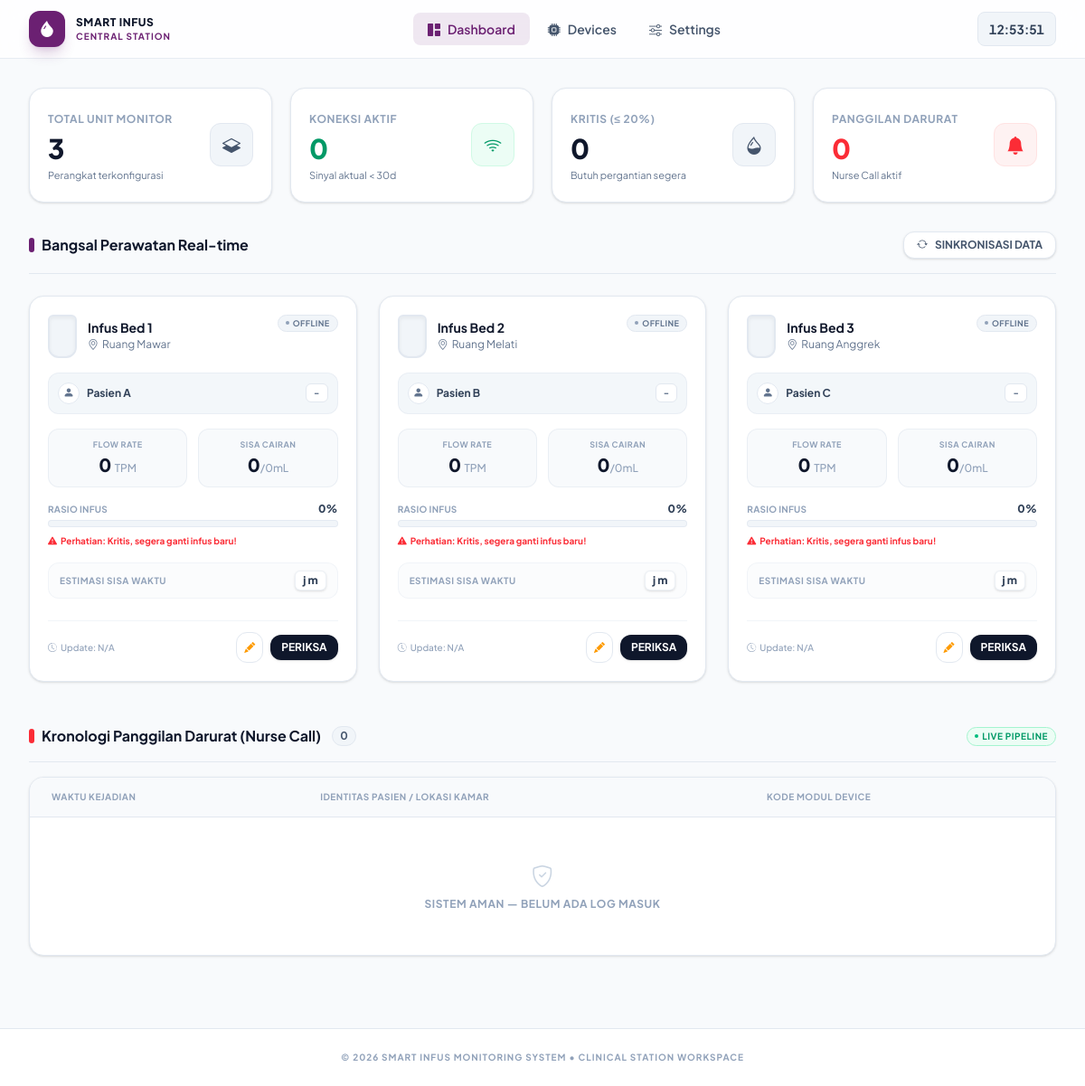
The page / on the database its author committed.
### tables this page shows
CREATE TABLE IF NOT EXISTS `devices` (
  `id`           INT(11)      NOT NULL AUTO_INCREMENT,
  `device_id`    VARCHAR(50)  NOT NULL UNIQUE,
  `nama`         VARCHAR(100) NOT NULL DEFAULT 'Infus',
  `lokasi`       VARCHAR(100) NOT NULL DEFAULT '-',
  `pasien`       VARCHAR(100) NOT NULL DEFAULT '-',
  `no_suster`    VARCHAR(20)  NOT NULL DEFAULT '',
  `no_keluarga`  VARCHAR(20)  NOT NULL DEFAULT '',
  `aktif`        TINYINT(1)   NOT NULL DEFAULT 1,
  `created_at`   TIMESTAMP    NOT NULL DEFAULT CURRENT_TIMESTAMP,
  PRIMARY KEY (`id`)
);

### index.php (the view, shortened to what the rows shown need)
<?php
$db = getDB();
$stmt = $db->query("
    SELECT
        d.id, d.device_id, d.nama, d.lokasi, d.pasien,
        i.tpm, i.volume_sisa, i.volume_awal, i.persen,
        i.estimasi_jam, i.estimasi_mnt, i.total_tetes,
        i.nurse_call, i.mode, i.created_at AS last_update
    FROM devices d
    LEFT JOIN infus_data i
        ON i.id = (
            SELECT id FROM infus_data
            WHERE device_id = d.device_id
            ORDER BY created_at DESC LIMIT 1
        )
    WHERE d.aktif = 1
    ORDER BY d.id ASC
");
$devices = $stmt->fetchAll();
$logStmt = $db->query("
    SELECT n.*, d.nama, d.lokasi, d.pasien
    FROM nurse_call_log n
    LEFT JOIN devices d ON d.device_id = n.device_id
    ORDER BY n.created_at DESC
    LIMIT 20
");
$nurseLogs = $logStmt->fetchAll();
?>
<!DOCTYPE html>
<html lang="id">
<head>
  <link rel="stylesheet" href="assets/css/style.css" />
  <link rel="stylesheet" href="https://cdn.jsdelivr.net/npm/bootstrap-icons@1.11.3/font/bootstrap-icons.min.css" />
</head>
<body class="bg-slate-50 text-slate-800 min-h-screen flex flex-col selection:bg-[#6b2072]/10 selection:text-[#6b2072] pb-16 md:pb-0">
  <main class="max-w-7xl mx-auto w-full px-4 sm:px-6 lg:px-8 py-8 flex-1">
    <div class="flex flex-col sm:flex-row sm:items-center sm:justify-between border-b border-slate-200 pb-4 mb-6 gap-3">
      <div>
        <h2 class="text-base font-bold text-slate-900 flex items-center gap-2">
          <span class="w-1.5 h-4 bg-[#6b2072] rounded-full inline-block"></span>
          Bangsal Perawatan Real-time
        </h2>
      </div>
    </div>
    <div class="grid grid-cols-1 md:grid-cols-2 lg:grid-cols-3 gap-6">
      <?php foreach ($devices as $dev):
        $persen      = $dev['persen'] ?? 0;
        $isOnline    = $dev['last_update'] && (strtotime($dev['last_update']) >= time() - 30);
        $isNurse     = (bool)$dev['nurse_call'];
        if ($isNurse) {
            $statusColor = 'border-red-500 ring-4 ring-red-500/10 bg-red-50/30';
            $barColor    = 'bg-red-500';
            $liquidColor = 'bg-red-400';
        } elseif ($persen <= 10 && $persen > 0) {
            $statusColor = 'border-amber-400 ring-4 ring-amber-500/5 bg-amber-50/20';
            $barColor    = 'bg-amber-500';
            $liquidColor = 'bg-amber-400';
        } else {
            $statusColor = 'border-slate-200 hover:border-slate-300 bg-white';
            $liquidColor = 'bg-[#6b2072]/80';
        }
      ?>
      <div id="card-<?= htmlspecialchars($dev['device_id']) ?>"
           data-pasien="<?= htmlspecialchars($dev['pasien']) ?>"
           data-lokasi="<?= htmlspecialchars($dev['lokasi']) ?>"
           class="border rounded-2xl p-5 relative overflow-hidden shadow-sm flex flex-col justify-between transition-all <?= $statusColor ?>">
        <div>
          <div class="flex items-start justify-between gap-2 mb-4">
            <div class="flex items-center gap-3">
              <div class="w-8 h-12 bg-slate-100 border-2 border-slate-200 rounded-t-md rounded-b-xl relative overflow-hidden flex-shrink-0 shadow-inner">
                <div data-role="bottle-liquid" class="absolute bottom-0 inset-x-0 transition-all duration-1000 <?= $liquidColor ?>" style="height: <?= $persen ?>%">
                  <div class="w-full h-1 bg-white/20 absolute top-0"></div>
                </div>
              </div>
              <div>
                <h3 class="text-sm font-bold text-slate-900 leading-tight"><?= htmlspecialchars($dev['nama']) ?></h3>
                <p class="text-xs text-slate-500 flex items-center gap-1 mt-0.5">
                  <i class="bi bi-geo-alt"></i><?= htmlspecialchars($dev['lokasi']) ?>
                </p>
              </div>
            </div>
            <div class="flex flex-col items-end gap-1.5">
              <span data-role="online-badge" class="inline-flex items-center gap-1 px-2 py-0.5 rounded-full text-[9px] font-bold tracking-wider uppercase border <?= $isOnline ? 'bg-emerald-50 text-emerald-700 border-emerald-200' : 'bg-slate-100 text-slate-500 border-slate-200' ?>">
                <span class="w-1 h-1 rounded-full <?= $isOnline ? 'bg-emerald-500 animate-pulse' : 'bg-slate-400' ?>"></span>
                <?= $isOnline ? 'Connected' : 'Offline' ?>
              </span>
            </div>
          </div>
          <div class="bg-slate-100/80 border border-slate-200/60 rounded-xl p-2.5 mb-4 flex items-center justify-between">
            <div class="flex items-center gap-2 truncate">
              <div class="w-6 h-6 bg-white border border-slate-200 rounded-full flex items-center justify-center flex-shrink-0 text-slate-500">
                <i class="bi bi-person-fill text-xs"></i>
              </div>
              <span class="text-xs font-bold text-slate-700 truncate"><?= htmlspecialchars($dev['pasien']) ?></span>
            </div>
            <span data-role="mode-badge" class="text-[10px] font-extrabold bg-white px-2 py-0.5 rounded-md border border-slate-200 text-slate-500 uppercase tracking-wide"><?= htmlspecialchars($dev['mode'] ?? '-') ?></span>
          </div>
          <div class="grid grid-cols-2 gap-3 mb-4">
            <div class="bg-slate-50 border border-slate-200/60 rounded-xl p-2.5 text-center">
              <span class="text-[9px] font-bold text-slate-400 tracking-wider uppercase block">Flow Rate</span>
              <div class="text-xl font-black text-slate-900 mt-0.5">
                <span data-role="tpm-value"><?= number_format($dev['tpm'] ?? 0) ?></span>
                <span class="text-xs font-medium text-slate-400">TPM</span>
              </div>
            </div>
            <div class="bg-slate-50 border border-slate-200/60 rounded-xl p-2.5 text-center">
              <span class="text-[9px] font-bold text-slate-400 tracking-wider uppercase block">Sisa Cairan</span>
<div class="text-xl font-black text-slate-900 mt-0.5">
  <span data-role="volume-display"><?= number_format($dev['volume_sisa'] ?? 0) ?></span><span class="text-xs font-medium text-slate-400">/<?= number_format($dev['volume_awal'] ?? 0) ?>mL</span>
</div>
            </div>
          </div>
          <div class="mb-4">
            <div class="flex items-center justify-between text-[10px] font-bold text-slate-400 uppercase tracking-wide mb-1">
              <span>Rasio Infus</span>
              <span data-role="persen-text" class="text-slate-700 font-extrabold text-xs"><?= number_format($persen,0) ?>%</span>
            </div>
            <div class="w-full h-2 bg-slate-100 border border-slate-200/80 rounded-full overflow-hidden">
            </div>
            <?php if ($persen <= 20): ?>
            <div data-role="low-warning" class="mt-2 text-[10px] font-bold text-red-500 flex items-center gap-1">
              <i class="bi bi-exclamation-triangle-fill"></i> Perhatian: Kritis, segera ganti infus baru!
            </div>
            <?php endif; ?>
          </div>
          <div class="bg-slate-50/60 border border-slate-200/40 rounded-xl px-3 py-2 flex items-center justify-between mb-4">
            <span class="text-[10px] font-bold text-slate-400 uppercase tracking-wider">Estimasi Sisa Waktu</span>
            <span data-role="estimasi-value" class="text-xs font-extrabold text-slate-700 bg-white px-2 py-0.5 rounded-md border border-slate-200/60 shadow-sm tabular-nums">
              <?= $dev['estimasi_jam'] ?>j <?= $dev['estimasi_mnt'] ?>m
            </span>
          </div>
        </div>
        <div class="flex items-center justify-between pt-3 border-t border-slate-100 mt-2">
          <span data-role="last-update" class="text-[10px] font-medium text-slate-400 flex items-center gap-1">
            <i class="bi bi-clock-history"></i> Update: <?= $dev['last_update'] ? date('H:i:s', strtotime($dev['last_update'])) : 'N/A' ?>
          </span>
          <div class="flex items-center gap-2">
            <a href="devices.php?edit=<?= urlencode($dev['device_id']) ?>" class="p-2 bg-white border border-slate-200 hover:border-amber-300 rounded-xl text-amber-500 hover:bg-amber-50 active:scale-90 transition-all text-xs" title="Edit Device">
              <i class="bi bi-pencil-fill"></i>
            </a>
            <a href="detail.php?id=<?= urlencode($dev['device_id']) ?>" class="px-3 py-1.5 bg-slate-900 hover:bg-slate-800 text-white rounded-xl text-xs font-bold shadow-sm active:scale-95 transition-all">
              PERIKSA
            </a>
          </div>
        </div>
      </div>
      <?php endforeach; ?>
    </div>
    <div class="mt-12">
      <div class="flex items-center justify-between border-b border-slate-200 pb-4 mb-4">
        <h2 class="text-base font-bold text-slate-900 flex items-center gap-2">
          <span class="w-1.5 h-4 bg-red-500 rounded-full inline-block"></span>
          Kronologi Panggilan Darurat (Nurse Call)
          <span id="nurse-log-count" class="text-xs bg-slate-100 border border-slate-200 text-slate-600 px-2 py-0.5 rounded-full font-bold ml-1"><?= count($nurseLogs) ?></span>
        </h2>
      </div>
      <div class="bg-white border border-slate-200 rounded-2xl shadow-sm overflow-hidden">
        <div class="overflow-x-auto">
          <table class="w-full text-left border-collapse">
            <thead>
              <tr class="bg-slate-50 border-b border-slate-200 text-[10px] font-bold text-slate-400 tracking-wider uppercase">
                <th class="py-3.5 px-6">Waktu Kejadian</th>
                <th class="py-3.5 px-6">Identitas Pasien / Lokasi Kamar</th>
                <th class="py-3.5 px-6">Kode Modul Device</th>
              </tr>
            </thead>
          </table>
        </div>
      </div>
    </div>
  </main>
</body>
</html>

### rows shown on the page
devices: nama "Infus Bed 1", lokasi "Ruang Mawar", pasien "Pasien A", mode "-", tpm "0", volume_sisa "0", volume_awal "0", persen "0"
devices: nama "Infus Bed 2", lokasi "Ruang Melati", pasien "Pasien B", mode "-", tpm "0", volume_sisa "0", volume_awal "0", persen "0"
devices: nama "Infus Bed 3", lokasi "Ruang Anggrek", pasien "Pasien C", mode "-", tpm "0", volume_sisa "0", volume_awal "0", persen "0"

### other values the page prints
$totalDevices "3"
$onlineCount "0"
$lowVolumeCount "0"
$nurseCallCount "0"
count($nurseLogs) "0"
